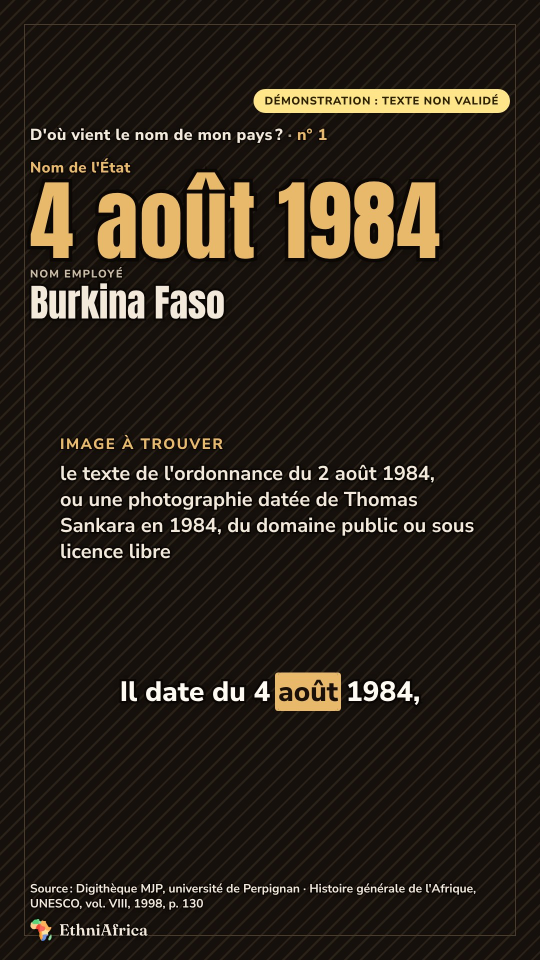
#> input picture social/design-system/proposals/1.4.0-proposition/boards/video-14-image-a-trouver-nuit.jpg, 1080 x 1920 px (shown at 1/2 size)
$ python -i ethni_clip_reel.py   (imports and definitions only)
#> lines starting #> are read from the running program, lines starting #| are printed output that depends on the picture
#> further down, picture is the input picture: PIL image 1080x1920 RGB; mean R, G, B 41.8, 34.1, 24.9
"""Cut a third-party video into a captioned vertical reel, and draw its cover.

    python ethni_clip_reel.py validate plan.json
    python ethni_clip_reel.py reel plan.json out.mp4
    python ethni_clip_reel.py thumbnail plan.json out.png

**The plan is the contract.** Whoever chooses the passages — an operator, or the
`ethniafrica-clip-reel` skill — writes a JSON plan; this module checks it and draws
it, and decides nothing editorial. Every rule below exists because the first cut of
this format got it wrong once:

- a caption is **two to four words**, coloured by who speaks. A paragraph under a
  reel is unreadable at phone size, and a one-word orphan flashes by like a glitch.
  A plan may widen that to five with `caption_words` — a single slow speaker reads
  better in longer groups — but never further: six words wrap into a paragraph;
- a phrase never straddles a cut — its output time would be a lie;
- a source that is a screen recording shows a player's chrome for a while: a
  `reframes` window keeps only the rectangle that is the picture, for that stretch
  of source time, instead of dropping the words spoken under the chrome;
- a plan may carry a `banner`: one complete sentence above the picture for its first
  `duration` seconds — the claim a debate is about, never chunked like a caption;
- a plan may carry a `credit_line`, drawn under the frame for the whole piece. A
  credit is information the operator may only partly have, so it never refuses;
- speakers 0 and 1 are the two people exchanging; speaker 2 is a **host** (a moderator,
  an announcer) in a neutral ink, so that their line is captioned without being
  attributed to either side;
- a cover title is **eight words at most and its last words carry the accent**
  (GABARITS-SOCIAL §1 ter): the punchline is the ending, and the copy yields when
  it does not fit, the type never shrinks.

Pure logic (chunking, timeline, validation, schedule) needs no imaging library, so
it is testable anywhere; drawing imports Pillow lazily. ffmpeg has neither the
`subtitles` nor the `drawtext` filter on every install, so captions are PNG bands
laid over the video, not filters.
"""
import json
import math
import pathlib
import re
import subprocess
import sys
import tempfile

HARNESS = pathlib.Path(__file__).resolve().parent
NBSP = " "
TOLERANCE = 0.01          # seconds — a phrase ending on a clip's last frame still belongs to it
MAX_CAPTION_WORDS = 4
CAPTION_WORDS_CEILING = 5
MAX_TITLE_WORDS = 8
WIDTH, HEIGHT = 1080, 1920
FRAME_BOX_HEIGHT = 640    # the source frame is contained in 1080 x 640, centred at y = 640
FRAME_CENTRE_Y = 640
CAPTION_BAND_Y = 1150
CAPTION_BAND_HEIGHT = 300
WATERMARK_Y = 1620
BANNER_Y = 70             # the banner sits in the blurred ground above the frame box (which starts at y = 320)
BANNER_HEIGHT = 240
BANNER_FONT_PX = 50
BANNER_LINE_PX = 60
CREDIT_Y = 975            # the credit sits just under the frame box (which ends at y = 960), like a TV synthé
CREDIT_HEIGHT = 110
CREDIT_FONT_PX = 36
CREDIT_LINE_PX = 46
FPS = 30
HOST = 2
LAYOUTS = ("frame", "fill", "auto")
PORTRAIT_BOX_TOP = 60        # under `auto`, a vertical source is contained in 1080 x 1500 from here
PORTRAIT_BOX_HEIGHT = 1500


# ---------------------------------------------------------------- captions

# [47 lines left out: functions speaker_ink, chunk_words, caption_schedule, not called in this run]


# ---------------------------------------------------------------- timeline

class Timeline:
    """Maps a source instant to its place in the cut, given the clips kept."""

    def __init__(self, clips):
        self.clips = [(float(a), float(b)) for a, b in clips]
        self.total = sum(b - a for a, b in self.clips)

    # [34 lines left out: functions to_out, clip_of, video_pieces, not called in this run]


# -------------------------------------------------------------- validation

def _word_count(text):
    return len(re.findall(r"\w+", text))


# [93 lines left out: function validate_plan, not called in this run]


# ----------------------------------------------------------------- drawing

def _run(command):
    subprocess.run(command, check=True)


# [4 lines left out: function _checked, not called in this run]


def _writable(path):
    import ethni_paths
    return ethni_paths.assert_writable(pathlib.Path(path).expanduser().resolve())


# [13 lines left out: functions _has_audio, _frame_size, not called in this run]


def _blurred_ground(frame):
    """The source frame, blown up to fill 1080 x 1920, blurred and darkened."""
    from PIL import Image, ImageEnhance, ImageFilter
    ground = frame.resize((round(frame.width * HEIGHT / frame.height), HEIGHT), Image.Resampling.LANCZOS)
    left = (ground.width - WIDTH) // 2
#> left = 0
    ground = ground.crop((left, 0, left + WIDTH, HEIGHT)).filter(ImageFilter.GaussianBlur(34))
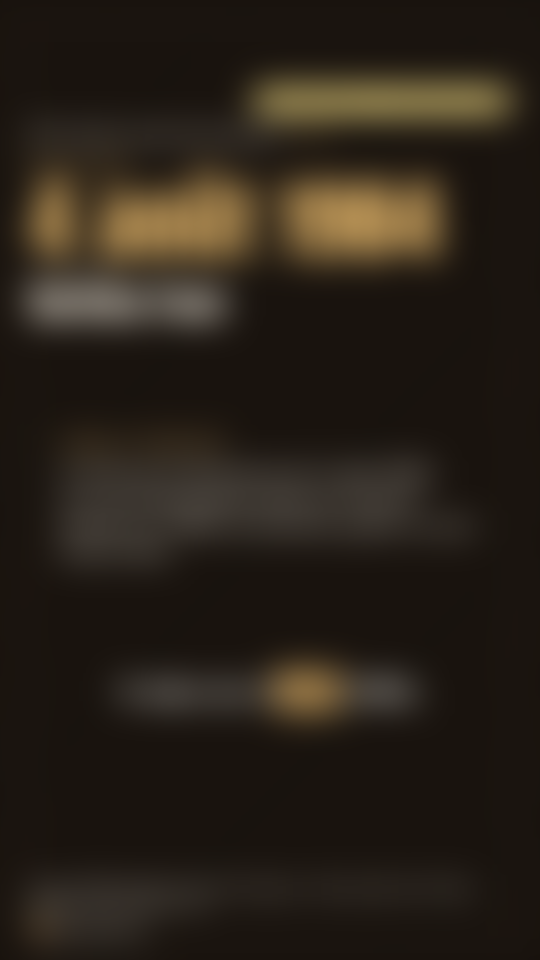
#> ground: PIL image 1080x1920 RGB (shown at 1/2 size); mean R, G, B 41.6, 33.9, 24.8
    return ImageEnhance.Brightness(ground).enhance(0.45)
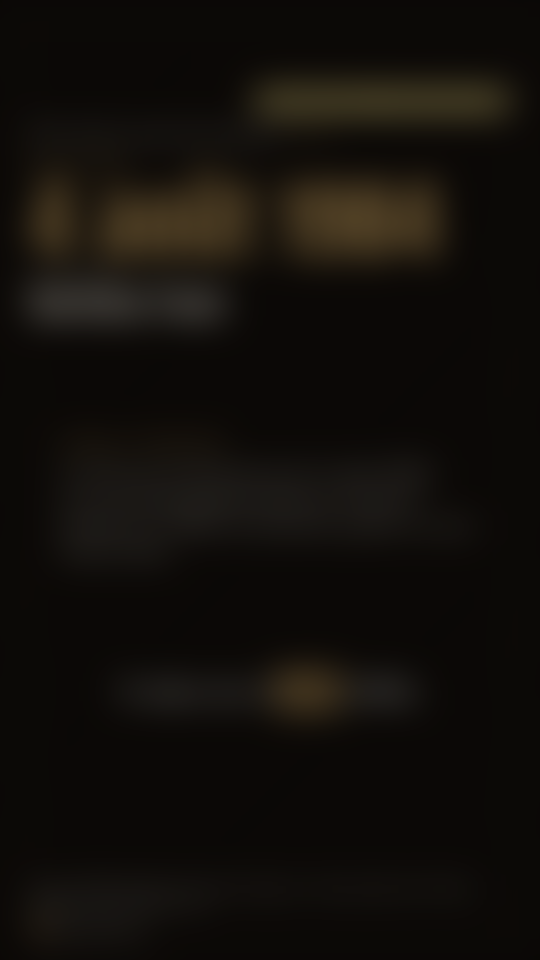
#> returned value: PIL image 1080x1920 RGB (shown at 1/2 size); mean R, G, B 18.3, 14.8, 10.7


# [256 lines left out: functions _contain, wrap_banner, _banner_band, _credit_band, render_reel, render_thumbnail and 1 more, not called in this run]


# [2 lines not run here, left out]

>>> from PIL import Image
>>> picture = Image.open('../design-system/proposals/1.4.0-proposition/boards/video-14-image-a-trouver-nuit.jpg')
>>> result = _blurred_ground(picture)
